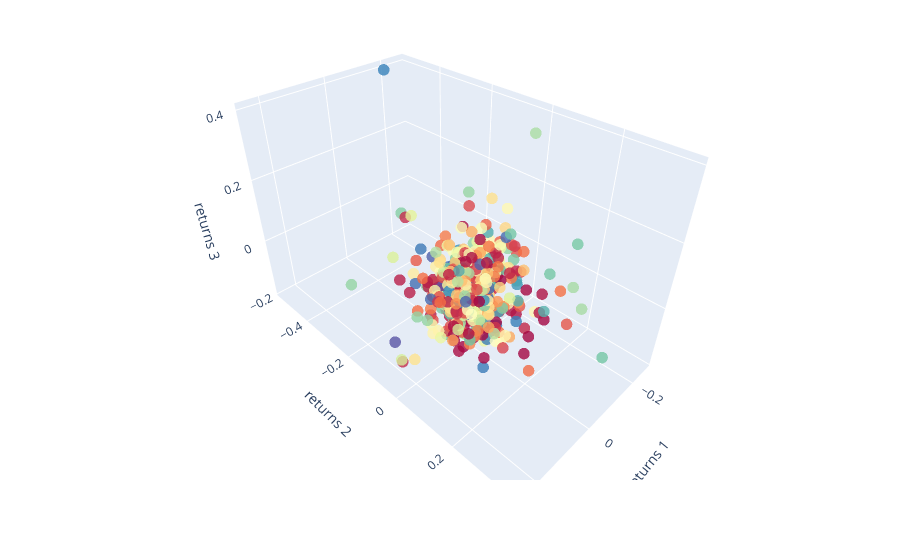

This figure's notebook cell:
### Code cell
import plotly.graph_objects as go

clusters = kmeansSP500.clusters[best_cluster_ind]
final_prices = ROR.T
final_prices["cluster"] = list(clusters.values())
cols = final_prices.columns

fig = go.Figure(data = [go.Scatter3d(
    x = final_prices[cols[0]],
    y = final_prices[cols[1]],
    z = final_prices[cols[2]],
    mode = 'markers',
    marker = dict(
        size = 4,
        color = final_prices['cluster'],
        colorscale = 'spectral',
        opacity = 0.8
    )
)])

fig.update_layout(
    title = "3D visualization of clusters",
    scene = dict(
        xaxis_title = "returns 1",
        yaxis_title = "returns 2",
        zaxis_title = "returns 3"
    ),
    margin = dict(l = 0, r = 0, t= 0)
)

fig.show()

### Figure 1 — Plotly figure (JSON) as saved in the notebook; plotly's stock layout.template omitted (floating-point values rounded to 4 significant figures; data arrays with more than 128 entries replaced by an {"elided": "..."} marker saying what was removed)
{"data": [{"marker": {"color": {"elided": "497 int values"}, "colorscale": [[0, "rgb(158,1,66)"], [0.1, "rgb(213,62,79)"], [0.2, "rgb(244,109,67)"], [0.3, "rgb(253,174,97)"], [0.4, "rgb(254,224,139)"], [0.5, "rgb(255,255,191)"], [0.6, "rgb(230,245,152)"], [0.7, "rgb(171,221,164)"], [0.8, "rgb(102,194,165)"], [0.9, "rgb(50,136,189)"], [1, "rgb(94,79,162)"]], "opacity": 0.8, "size": 4}, "mode": "markers", "type": "scatter3d", "x": {"elided": "497 float values"}, "y": {"elided": "497 float values"}, "z": {"elided": "497 float values"}}], "layout": {"margin": {"l": 0, "r": 0, "t": 0}, "scene": {"xaxis": {"title": {"text": "returns 1"}}, "yaxis": {"title": {"text": "returns 2"}}, "zaxis": {"title": {"text": "returns 3"}}}, "title": {"text": "3D visualization of clusters"}}}
